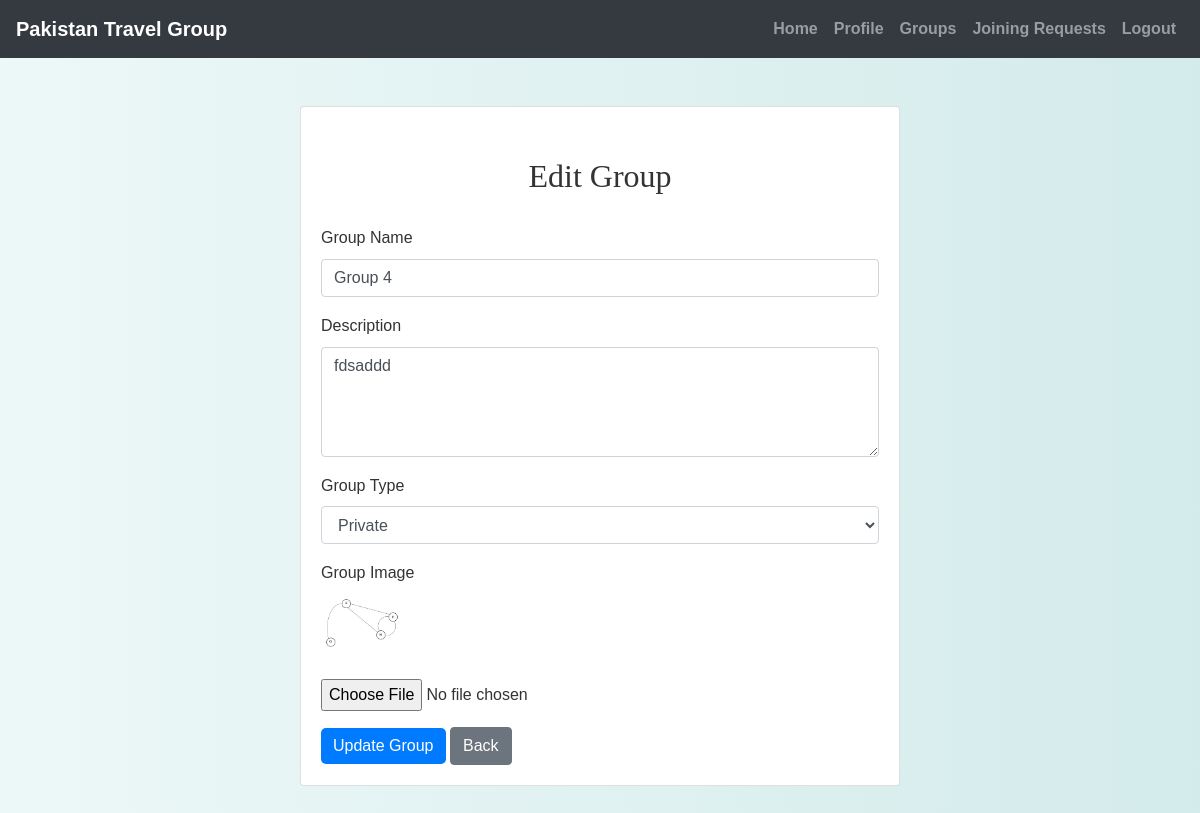
The app's page /edit_group.php?id=4 (signed in) with its own data.
### tables this page shows
CREATE TABLE `groups` (
  `id` int(11) NOT NULL,
  `name` varchar(100) NOT NULL,
  `image` varchar(255) DEFAULT NULL,
  `description` text DEFAULT NULL,
  `type` enum('public','private') DEFAULT 'public',
  `created_by` int(11) NOT NULL,
  `created_at` timestamp NOT NULL DEFAULT current_timestamp()
);

### edit_group.php (the view, shortened to what this page needs)
<?php
include('config.php');
$user_id = $_SESSION["id"];
$group_id = intval($_GET['id'] ?? 0);
$group = mysqli_fetch_assoc(mysqli_query($conn, "SELECT * FROM groups WHERE id = $group_id AND created_by = $user_id"));
?>
<!DOCTYPE html>
<html lang="en">
<head>
    <link rel="stylesheet" href="https://maxcdn.bootstrapcdn.com/bootstrap/4.5.2/css/bootstrap.min.css">
    <link rel="stylesheet" href="./css/style.css">
</head>
<body>
<?php include('navbar.php'); ?>
<div class="container mt-5 mb-5">
    <div class="card mx-auto" style="max-width: 600px;">
        <div class="card-body">
            <h2>Edit Group</h2>
            <form method="post" enctype="multipart/form-data">
                <div class="form-group">
                    <label>Group Name</label>
                    <input type="text" name="group_name" class="form-control" value="<?php echo htmlspecialchars($group['name']); ?>" required>
                </div>
                <div class="form-group">
                    <label>Description</label>
                    <textarea name="description" class="form-control" rows="4"><?php echo htmlspecialchars($group['description']); ?></textarea>
                </div>
                <div class="form-group">
                    <label>Group Type</label>
                    <select name="type" class="form-control">
                        <option value="private" <?php if ($group['type'] == 'private') echo "selected"; ?>>Private</option>
                    </select>
                </div>
                <div class="form-group">
                    <label>Group Image</label><br>
                    <?php if (!empty($group['image'])) { ?>
                        <img src="images/<?php echo $group['image']; ?>" width="80" height="60"><br><br>
                    <?php } ?>
                    <input type="file" name="group_image" class="form-control-file" accept="image/*">
                </div>
                <button type="submit" class="btn btn-primary">Update Group</button>
                <a href="my_groups.php" class="btn btn-secondary">Back</a>
            </form>
        </div>
    </div>
</div>
</body>
</html>

### css/style.css (style rules this page uses)
body { background: linear-gradient(90deg, rgba(233, 246, 246, 0.831), rgba(207, 233, 233, 0.9)); font-family: 'Arial', sans-serif; color: #333; line-height: 1.6; }
h1, h2, h3, h4 { text-align: center; margin-top: 30px; margin-bottom: 30px; font-family: 'Georgia', serif; }
.container { margin-bottom: 40px; }
.btn-primary { color: #fff; border: none; border-radius: 5px; cursor: pointer; transition: background-color 0.3s ease; }
a { color: #006666; text-decoration: none; font-weight: bold; }

### records on screen
groups: group_name "Group 4", description "fdsaddd", type "Private", image (picture)
